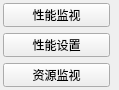
             <widget class="QWidget" name="scrollAreaWidgetContents_13">
              <property name="geometry">
               <rect>
                <x>0</x>
                <y>0</y>
                <width>119</width>
                <height>90</height>
               </rect>
              </property>
              <layout class="QFormLayout" name="formLayout_13">
               <property name="leftMargin">
                <number>3</number>
               </property>
               <property name="topMargin">
                <number>3</number>
               </property>
               <property name="rightMargin">
                <number>3</number>
               </property>
               <property name="bottomMargin">
                <number>3</number>
               </property>
               <item row="2" column="0">
                <widget class="QPushButton" name="resmonBtn">
                 <property name="minimumSize">
                  <size>
                   <width>107</width>
                   <height>23</height>
                  </size>
                 </property>
                 <property name="text">
                  <string>资源监视</string>
                 </property>
                 <property name="icon">
                  <iconset resource="maintools.qrc">
                   <normaloff>:/maintools/resmon.ico</normaloff>:/maintools/resmon.ico</iconset>
                 </property>
                </widget>
               </item>
               <item row="1" column="0">
                <widget class="QPushButton" name="perfsetBtn">
                 <property name="minimumSize">
                  <size>
                   <width>107</width>
                   <height>23</height>
                  </size>
                 </property>
                 <property name="text">
                  <string>性能设置</string>
                 </property>
                 <property name="icon">
                  <iconset resource="maintools.qrc">
                   <normaloff>:/maintools/perfsettings.ico</normaloff>:/maintools/perfsettings.ico</iconset>
                 </property>
                </widget>
               </item>
               <item row="0" column="0">
                <widget class="QPushButton" name="perfBtn">
                 <property name="minimumSize">
                  <size>
                   <width>107</width>
                   <height>23</height>
                  </size>
                 </property>
                 <property name="text">
                  <string>性能监视</string>
                 </property>
                 <property name="icon">
                  <iconset resource="maintools.qrc">
                   <normaloff>:/maintools/performance.ico</normaloff>:/maintools/performance.ico</iconset>
                 </property>
                </widget>
               </item>
              </layout>
             </widget>
